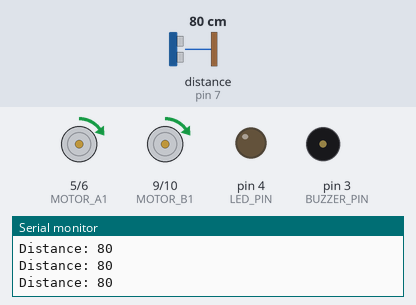
A sketch run on a simulated Arduino Uno, built with avr-gcc and run on an emulated ATmega328P. On the bench: motor-driver pin pairs drawn as motors (green arrow = first pin HIGH = forward, orange = second pin HIGH = backward, longer = more drive), output pins drawn as LEDs (lit = HIGH), buzzer (waves = sounding), the last lines printed to the serial monitor. Wiring (inferred from the names in the program): ultrasonic range finder: trigger pin 7; echo pin 7. The inputs (shaded band) are chosen by the test bench; at power-on: distance to the obstacle (sensor on pin 7) 80 cm. The echo pulse lasts 58.3 µs per cm.

Above: at 1.2 s.
1.3 s: distance to the obstacle (sensor on pin 7) set to 2 cm
At 2.0 s:
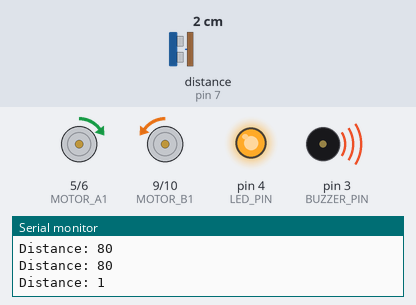
4.3 s: distance to the obstacle (sensor on pin 7) set to 35 cm
At 6.3 s:
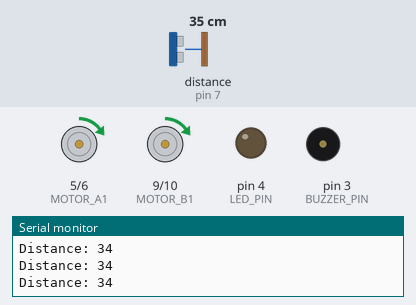
7.3 s: distance to the obstacle (sensor on pin 7) set to 4 cm
At 8.0 s:
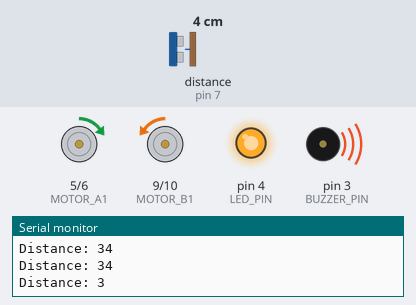
10.3 s: distance to the obstacle (sensor on pin 7) set to 299 cm
At 12.5 s:
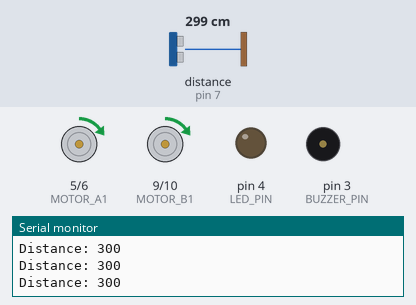
Timing chart, 0 to 13.6 s (numbered marks = the images above; inputs shaded):
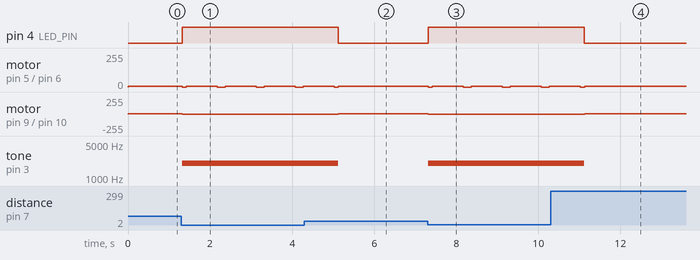

Measured:
- after the input at 1.3 s, pin 4 (LED_PIN): LOW → HIGH at once; motor on pin 5 (MOTOR_A1) / pin 6 (MOTOR_A2): forward 5/255 → stopped at once, then repeats every 0.95 s: forward 5/255 0.75 s, stopped 0.20 s
- after the input at 4.3 s, pin 4 (LED_PIN): HIGH → LOW after 0.82 s; tone on pin 3 (BUZZER_PIN): 2000 Hz → silent after 0.82 s
- after the input at 7.3 s, pin 4 (LED_PIN): LOW → HIGH at once; motor on pin 5 (MOTOR_A1) / pin 6 (MOTOR_A2): forward 5/255 → stopped at once, then repeats every 0.95 s: forward 5/255 0.75 s, stopped 0.20 s
- after the input at 10.3 s, pin 4 (LED_PIN): HIGH → LOW after 0.82 s; tone on pin 3 (BUZZER_PIN): 2000 Hz → silent after 0.82 s

The sketch:

rc_bumper_car-CODE.ino
```cpp
//Pin Definitions
const int PING_PIN = 7;          //Ultrasonic Sensor
const int MOTOR_A1 = 5;          //Left motor control 1
const int MOTOR_A2 = 6;          //Left motor control 2
const int MOTOR_B1 = 9;          //Right motor control 1
const int MOTOR_B2 = 10;         //Right motor control 2
const int BUZZER_PIN = 3;        //Buzzer
const int LED_PIN = 4; 			 //led pin

// Constants
const int OBSTACLE_DISTANCE = 20; // Distance in cm to trigger turn
const int TURN_DELAY = 750;      // How long to turn (milliseconds)
const int MOTOR_SPEED = 5;     // Motor speed (0-255)
const int BUZZER_FREQ = 2000;    // Buzzer frequency in Hz


void setup() {
  pinMode(MOTOR_A1, OUTPUT);
  pinMode(MOTOR_A2, OUTPUT);
  pinMode(MOTOR_B1, OUTPUT);
  pinMode(MOTOR_B2, OUTPUT);
  pinMode(BUZZER_PIN, OUTPUT);
  pinMode(LED_PIN, OUTPUT);

  Serial.begin(9600);
}

void loop() {
  long distance = getDistance();

  Serial.print("Distance: ");
  Serial.println(distance);

  //obstacle detection
  if (distance < OBSTACLE_DISTANCE && distance > 0) {
    digitalWrite(LED_PIN, HIGH);
    tone(BUZZER_PIN, BUZZER_FREQ);

    stopMotors();
    delay(100);
    turnRight();
    delay(TURN_DELAY);
    stopMotors();
    delay(100);

    digitalWrite(LED_PIN, LOW);
    noTone(BUZZER_PIN);
  }
  else {
    moveForward();
    digitalWrite(LED_PIN, LOW);
    noTone(BUZZER_PIN);
  }
}

long getDistance() {
  //triggered by a HIGH pulse of 2 or more microseconds
  pinMode(PING_PIN, OUTPUT);
  digitalWrite(PING_PIN, LOW);
  delayMicroseconds(2);
  digitalWrite(PING_PIN, HIGH);
  delayMicroseconds(5);
  digitalWrite(PING_PIN, LOW);

  //reading ping
  pinMode(PING_PIN, INPUT);

  //converting into distance
  return pulseIn(PING_PIN, HIGH) / 29 / 2;
}

//Motor control
void moveForward() {
  analogWrite(MOTOR_A1, MOTOR_SPEED);
  analogWrite(MOTOR_A2, 0);
  analogWrite(MOTOR_B1, MOTOR_SPEED);
  analogWrite(MOTOR_B2, 0);
}

void turnRight() {
  analogWrite(MOTOR_A1, MOTOR_SPEED);
  analogWrite(MOTOR_A2, 0);
  analogWrite(MOTOR_B1, 0);
  analogWrite(MOTOR_B2, MOTOR_SPEED);
}

void stopMotors() {
  analogWrite(MOTOR_A1, 0);
  analogWrite(MOTOR_A2, 0);
  analogWrite(MOTOR_B1, 0);
  analogWrite(MOTOR_B2, 0);
}
```
